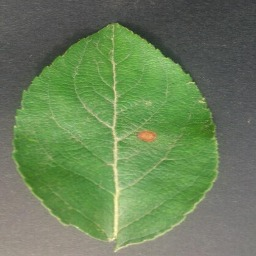
#> input picture model/test1.JPG, 256 x 256 px
$ python severity.py ../test1.JPG
#> lines starting #> are read from the running program, lines starting #| are printed output that depends on the picture; after the words box and inside, x2 and y2 are one past the last pixel; in counts of white or black regions, pixels touching at a corner belong together
import cv2
import numpy as np

# 1. LEAF SEGMENTATION
def get_leaf_mask(image):
    """
    Use GrabCut to isolate the leaf from background.
    Returns a binary mask where 255 = leaf, 0 = background.
    """
    mask = np.zeros(image.shape[:2], np.uint8)
    bgd_model = np.zeros((1, 65), np.float64)
    fgd_model = np.zeros((1, 65), np.float64)

    h, w = image.shape[:2]
    margin = int(min(h, w) * 0.05)
    rect = (margin, margin, w - 2 * margin, h - 2 * margin)

    try:
        cv2.grabCut(image, mask, rect, bgd_model, fgd_model, 5, cv2.GC_INIT_WITH_RECT)
        leaf_mask = np.where((mask == 2) | (mask == 0), 0, 255).astype(np.uint8)
    except Exception:
        # Fallback — use HSV green-based mask
        hsv = cv2.cvtColor(image, cv2.COLOR_BGR2HSV)
        lower_green = np.array([25, 30, 30])
        upper_green = np.array([90, 255, 255])
        leaf_mask = cv2.inRange(hsv, lower_green, upper_green)

    # Morphological cleanup
    kernel = np.ones((5, 5), np.uint8)
    leaf_mask = cv2.morphologyEx(leaf_mask, cv2.MORPH_CLOSE, kernel)
    leaf_mask = cv2.morphologyEx(leaf_mask, cv2.MORPH_OPEN, kernel)

    # Keep only the largest contour (the leaf itself)
    contours, _ = cv2.findContours(leaf_mask, cv2.RETR_EXTERNAL, cv2.CHAIN_APPROX_SIMPLE)
    if contours:
        clean_mask = np.zeros_like(leaf_mask)
        largest = max(contours, key=cv2.contourArea)
        cv2.drawContours(clean_mask, [largest], -1, 255, thickness=cv2.FILLED)
        return clean_mask

    return leaf_mask


# 2. INFECTED AREA (within leaf only)
def get_infected_area(image, leaf_mask):
    """
    Calculate infected area % strictly within the leaf mask.
    Background is completely excluded.
    """
    hsv = cv2.cvtColor(image, cv2.COLOR_BGR2HSV)

    # Brown spots
    lower_brown = np.array([5, 40, 30])
    upper_brown = np.array([25, 255, 200])
    brown_mask = cv2.inRange(hsv, lower_brown, upper_brown)

    # Yellow patches
    lower_yellow = np.array([20, 80, 100])
    upper_yellow = np.array([35, 255, 255])
    yellow_mask = cv2.inRange(hsv, lower_yellow, upper_yellow)

    # Dark lesions (necrotic spots) — but ONLY inside the leaf
    lower_dark = np.array([0, 0, 0])
    upper_dark = np.array([180, 255, 55])
    dark_mask = cv2.inRange(hsv, lower_dark, upper_dark)

    # Combine infected indicators
    infected_mask = cv2.bitwise_or(brown_mask, yellow_mask)
    infected_mask = cv2.bitwise_or(infected_mask, dark_mask)

    # CRITICAL: restrict everything to leaf area only
    infected_mask = cv2.bitwise_and(infected_mask, infected_mask, mask=leaf_mask)

    # Morphological cleanup
    kernel = np.ones((3, 3), np.uint8)
    infected_mask = cv2.morphologyEx(infected_mask, cv2.MORPH_OPEN, kernel)
    infected_mask = cv2.morphologyEx(infected_mask, cv2.MORPH_CLOSE, kernel)

    infected_pixels = cv2.countNonZero(infected_mask)
    leaf_pixels = cv2.countNonZero(leaf_mask)

    if leaf_pixels == 0:
        return 0.0

    return (infected_pixels / leaf_pixels) * 100


# 3. COLOR INTENSITY (logging only)
def get_color_intensity(image, leaf_mask):
    hsv = cv2.cvtColor(image, cv2.COLOR_BGR2HSV)
    leaf_pixels = hsv[:, :, 2][leaf_mask == 255]
    if len(leaf_pixels) == 0:
        return 0.0
    return np.mean(leaf_pixels) / 255.0


# 4. SHAPE FEATURE (logging only)
def get_shape_feature(leaf_mask):
    contours, _ = cv2.findContours(leaf_mask, cv2.RETR_EXTERNAL, cv2.CHAIN_APPROX_SIMPLE)
    if not contours:
        return 1.0
    cnt = max(contours, key=cv2.contourArea)
    area = cv2.contourArea(cnt)
    perimeter = cv2.arcLength(cnt, True)
    if perimeter == 0:
        return 1.0
    return (4 * np.pi * area) / (perimeter ** 2)


# 5. WEIGHTED SCORE (logging only)

def calculate_score(area, color, shape, confidence):
    score = (
        0.4 * (area / 100) +
        0.2 * color +
        0.2 * (1 - shape) +
        0.2 * confidence
    )
    return score


# 6. SEVERITY FROM AREA ONLY

def get_severity_from_area(area: float) -> str:
    """
    Infected area (within leaf only) is the SOLE decider of severity.
    """
    if area < 2.0:
        return "None"
    elif area < 15.0:
        return "Low"
    elif area < 40.0:
        return "Moderate"
    else:
        return "High"


# 7. MAIN FUNCTION
def calculate_severity(image_path: str, confidence: float = 0.8):

#> called with image_path = '../test1.JPG', confidence = 0.85
    image = cv2.imread(image_path)
#> image is the input picture: shape (256, 256, 3); mean B, G, R 89.3, 129.3, 105.3

    if image is None:
        return {
            "severity":          "Unknown",
            "infected_area_pct": 0.0,
            "score":             0.0,
            "method":            "error"
        }

    image = cv2.resize(image, (224, 224))
#> image: shape (224, 224, 3)

    # Step 1 — Segment leaf from background
    leaf_mask = get_leaf_mask(image)
#> in get_leaf_mask, `contours, _ = cv2.findContours(leaf_mask, cv2.RETR_EXTERNAL, cv2.CHAIN..`:
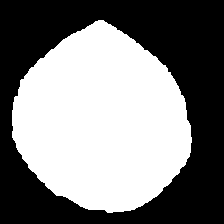
#> leaf_mask: shape (224, 224); 49.9% white; 1 white region, box (x1, y1, x2, y2) and area: (12, 20, 192, 213) 25058

    # Step 2 — Calculate features (all within leaf mask only)
    area  = get_infected_area(image, leaf_mask)
#> in get_infected_area, `hsv = cv2.cvtColor(image, cv2.COLOR_BGR2HSV)`: hsv: shape (224, 224, 3); mean H, S, V 46.5, 70.4, 130.2
#> in get_infected_area, `brown_mask = cv2.inRange(hsv, lower_brown, upper_brown)`:
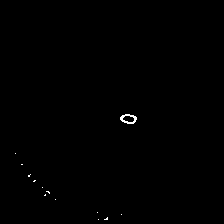
#> brown_mask: shape (224, 224); 0.23% white in thin lines or dots, all inside (x1, y1, x2, y2) = (15, 114, 137, 220)
#> in get_infected_area, `yellow_mask = cv2.inRange(hsv, lower_yellow, upper_yellow)`:
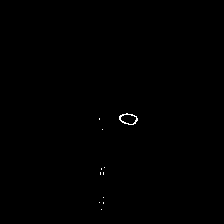
#> yellow_mask: shape (224, 224); 0.17% white in thin lines or dots, all inside (x1, y1, x2, y2) = (99, 113, 138, 210)
#> in get_infected_area, `dark_mask = cv2.inRange(hsv, lower_dark, upper_dark)`:
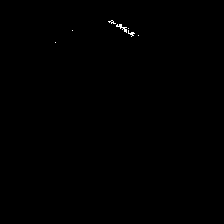
#> dark_mask: shape (224, 224); 0.15% white in thin lines or dots, all inside (x1, y1, x2, y2) = (55, 20, 139, 43)
#> in get_infected_area, `infected_mask = cv2.bitwise_or(brown_mask, yellow_mask)`: infected_mask: shape (224, 224); 0.33% white in thin lines or dots, all inside (x1, y1, x2, y2) = (15, 113, 138, 220)
#> in get_infected_area, `infected_mask = cv2.bitwise_or(infected_mask, dark_mask)`:
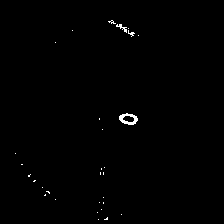
#> infected_mask: shape (224, 224); 0.48% white in thin lines or dots, all inside (x1, y1, x2, y2) = (15, 20, 139, 220)
#> in get_infected_area, `infected_mask = cv2.bitwise_and(infected_mask, infected_mask, mask=lea..`: infected_mask: shape (224, 224); 0.27% white; 11 white regions (10 under 20 px), largest, box (x1, y1, x2, y2) and area: (119, 113, 138, 125) 118
#> in get_infected_area, `infected_mask = cv2.morphologyEx(infected_mask, cv2.MORPH_OPEN, kernel)`: infected_mask: shape (224, 224); 0.2% white; 2 white regions (1 under 20 px), largest, box (x1, y1, x2, y2) and area: (119, 114, 138, 125) 92
#> in get_infected_area, `infected_mask = cv2.morphologyEx(infected_mask, cv2.MORPH_CLOSE, kernel)`: infected_mask: shape (224, 224); 0.21% white; 1 white region
#> in get_infected_area, `infected_pixels = cv2.countNonZero(infected_mask)`: infected_pixels = 104
#> in get_infected_area, `leaf_pixels = cv2.countNonZero(leaf_mask)`: leaf_pixels = 25058
#> area = 0.415
    color = get_color_intensity(image, leaf_mask)
#> color = 0.616
    shape = get_shape_feature(leaf_mask)
#> in get_shape_feature, `contours, _ = cv2.findContours(leaf_mask, cv2.RETR_EXTERNAL, cv2.CHAIN..`: contours = 1 contour; box (x1, y1, x2, y2) and area: (12, 20, 192, 213) 24800
#> in get_shape_feature, `cnt = max(contours, key=cv2.contourArea)`: cnt = contour of 226 points, box (x1, y1, x2, y2) (12, 20, 192, 213), area 24800
#> in get_shape_feature, `area = cv2.contourArea(cnt)`: area = 24799.5
#> in get_shape_feature, `perimeter = cv2.arcLength(cnt, True)`: perimeter = 609.9
#> shape = 0.838
    score = calculate_score(area, color, shape, confidence)
#> in calculate_score, `score = ( 0.4 * (area / 100) + 0.2 * color + 0.2 * (1 - shape) + 0.2 *..`: score = 0.327
#> score = 0.327

    # Step 3 — Severity from area only
    severity = get_severity_from_area(area)
#> severity = 'None'

    return {
        "severity":          severity,
        "infected_area_pct": round(area, 2),
        "color_intensity":   round(color, 2),
        "shape_feature":     round(shape, 2),
        "confidence":        round(confidence, 2),
        "score":             round(score, 2),
        "method":            "grabcut_area_primary"
    }


# TEST
if __name__ == "__main__":
    import sys

    if len(sys.argv) < 2:
        print("Usage: python severity.py <image_path>")
    else:
        image_path = sys.argv[1]
        confidence = 0.85

        result = calculate_severity(image_path, confidence)
#> result = {'severity': 'None', 'infected_area_pct': 0.42, 'color_intensity': 0.62, 'shape_feature': 0.84, 'confidence': 0.85, 'score': 0.33, 'method': 'grabcut_area_primary'}

        print("\n========= RESULT =========")
        print(f"Severity            : {result['severity']}")
#| Severity            : None
        print(f"Score               : {result['score']}")
#| Score               : 0.33
        print(f"Method              : {result['method']}")
#| Method              : grabcut_area_primary

        print("\n--- Features Used ---")
        print(f"Infected Area (%)   : {result['infected_area_pct']}")
#| Infected Area (%)   : 0.42
        print(f"Color Intensity     : {result['color_intensity']}")
#| Color Intensity     : 0.62
        print(f"Shape Feature       : {result['shape_feature']}")
#| Shape Feature       : 0.84
        print(f"Confidence          : {result['confidence']}")
#| Confidence          : 0.85


# FALLBACK ENTRY POINT
def get_severity_with_fallback(image_path: str, confidence: float, db_severity: str) -> dict:
    if confidence < 70.0:
        return {
            "severity":          db_severity,
            "infected_area_pct": None,
            "method":            "db_fallback"
        }

    result = calculate_severity(image_path, confidence / 100.0)
    return result
